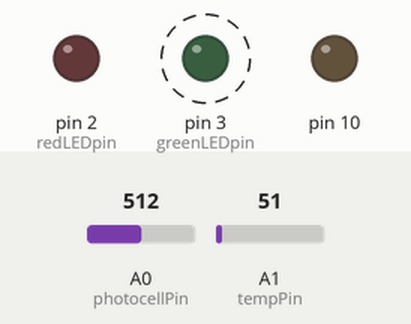
Recording of a sketch running on a simulated Arduino Uno, built with avr-gcc and run on an emulated ATmega328P. On the bench: output pins drawn as LEDs (lit = HIGH). Dashed ring = blinking. The inputs (shaded band) are chosen by the test bench; at power-on: A0 (photocellPin) = 512, A1 (tempPin) = 51. The local clock reads 2024-03-15 10:24:30 at power-on unless the sketch sets it; storage starts empty; what the sketch prints to the serial monitor is not drawn.

Above: at 1.8 s.
1.9 s: A0 (photocellPin) set to 0
Timing chart, 0 to 10.9 s (numbered marks = the images above; inputs shaded):
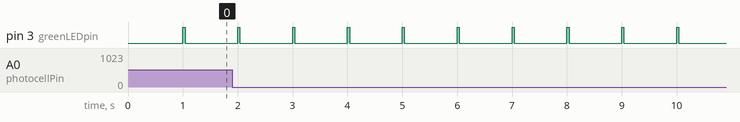

Measured:
- by itself, pin 3 (greenLEDpin): alternates HIGH for 0.04 s and LOW for 0.96 s

The sketch:

datalogging_test.ino
```cpp
/*Sketch to test the Adafruit datalogging shield
  Adapted from http://www.ladyada.net/make/logshield/lighttemp.html
  */
#include <SPI.h>
#include <SD.h>
#include <Wire.h>
#include "RTClib.h"

// A simple data logger for the Arduino analog pins

// how many milliseconds between grabbing data and logging it. 1000 ms is once a second
#define LOG_INTERVAL  1000 // mills between entries (reduce to take more/faster data)

// how many milliseconds before writing the logged data permanently to disk
// set it to the LOG_INTERVAL to write each time (safest)
// set it to 10*LOG_INTERVAL to write all data every 10 datareads, you could lose up to
// the last 10 reads if power is lost but it uses less power and is much faster!
#define SYNC_INTERVAL 1000 // mills between calls to flush() - to write data to the card
uint32_t syncTime = 0; // time of last sync()

#define ECHO_TO_SERIAL   1 // echo data to serial port
#define WAIT_TO_START    0 // Wait for serial input in setup()

// the digital pins that connect to the LEDs
#define redLEDpin 2
#define greenLEDpin 3

// The analog pins that connect to the sensors
#define photocellPin 0           // analog 0
#define tempPin 1                // analog 1
#define BANDGAPREF 14            // special indicator that we want to measure the bandgap

#define aref_voltage 3.3         // we tie 3.3V to ARef and measure it with a multimeter!
#define bandgap_voltage 1.1      // this is not super guaranteed but its not -too- off

RTC_DS1307 RTC; // define the Real Time Clock object

// for the data logging shield, we use digital pin 10 for the SD cs line
const int chipSelect = 10;

// the logging file
File logfile;

// This function will map measured voltage from the lookup table
// source: http://playground.arduino.cc/Main/MultiMap
// note: the _in array should have increasing values
float FmultiMap(float val, float * _in, float * _out, uint8_t size)
{
  // take care the value is within range
  // val = constrain(val, _in[0], _in[size-1]);
  if (val <= _in[0]) return _out[0];
  if (val >= _in[size-1]) return _out[size-1];

  // search right interval
  uint8_t pos = 1;  // _in[0] allready tested
  while(val > _in[pos]) pos++;

  // this will handle all exact "points" in the _in array
  if (val == _in[pos]) return _out[pos];

  // interpolate in the right segment for the rest
  return (val - _in[pos-1]) * (_out[pos] - _out[pos-1]) / (_in[pos] - _in[pos-1]) + _out[pos-1];
}

// Voltage-temperature table calculated in thermistor-values.xlsx
// using B-parameter approximation
// TODO: make a python / shell script to generate larger, more precise lookup table
float voltage_values[]={0,0.01,0.01,0.01,0.02,0.02,0.04,0.05,0.07,0.09,0.13,0.17,0.22,0.28,0.36,0.45,0.55,0.67,0.8,0.94,1.09,1.25,1.41,1.57,1.73,1.88,2.03,2.16,2.28,2.4,2.5,2.59,2.67,2.74,2.81,2.86,2.91};
float temp_values[]={-55,-50,-45,-40,-35,-30,-25,-20,-15,-10,-5,0,5,10,15,20,25,30,35,40,45,50,55,60,65,70,75,80,85,90,95,100,105,110,115,120,125};


void error(char *str)
{
  Serial.print("error: ");
  Serial.println(str);

  // red LED indicates error
  digitalWrite(redLEDpin, HIGH);

  while(1);
}

void setup(void)
{
  Serial.begin(9600);
  Serial.println();

  // use debugging LEDs
  pinMode(redLEDpin, OUTPUT);
  pinMode(greenLEDpin, OUTPUT);

#if WAIT_TO_START
  Serial.println("Type any character to start");
  while (!Serial.available());
#endif //WAIT_TO_START

  // initialize the SD card
  Serial.print("Initializing SD card...");
  // make sure that the default chip select pin is set to
  // output, even if you don't use it:
  pinMode(10, OUTPUT);

  // see if the card is present and can be initialized:
  if (!SD.begin(chipSelect)) {
    error("Card failed, or not present");
  }
  Serial.println("card initialized.");

  // create a new file
  char filename[] = "LOGGER00.CSV";
  for (uint8_t i = 0; i < 100; i++) {
    filename[6] = i/10 + '0';
    filename[7] = i%10 + '0';
    if (! SD.exists(filename)) {
      // only open a new file if it doesn't exist
      logfile = SD.open(filename, FILE_WRITE);
      break;  // leave the loop!
    }
  }

  if (! logfile) {
    error("couldnt create file");
  }

  Serial.print("Logging to: ");
  Serial.println(filename);

  // connect to RTC
  Wire.begin();
  if (!RTC.begin()) {
    logfile.println("RTC failed");
#if ECHO_TO_SERIAL
    Serial.println("RTC failed");
#endif  //ECHO_TO_SERIAL
  }


  logfile.println("millis,stamp,datetime,light,temp,vcc");
#if ECHO_TO_SERIAL
  Serial.println("millis,stamp,datetime,light,temp,vcc");
#endif //ECHO_TO_SERIAL

  // If you want to set the aref to something other than 5v
  analogReference(EXTERNAL);
}

void loop(void)
{
  //DateTime now;

  // delay for the amount of time we want between readings
  delay((LOG_INTERVAL -1) - (millis() % LOG_INTERVAL));

  digitalWrite(greenLEDpin, HIGH);

  // log milliseconds since starting
  uint32_t m = millis();
  logfile.print(m);           // milliseconds since start
  logfile.print(", ");
#if ECHO_TO_SERIAL
  Serial.print(m);         // milliseconds since start
  Serial.print(", ");
#endif

  // fetch the time
  DateTime now = RTC.now();

  // log time
  logfile.print(now.unixtime()); // seconds since 1/1/1970

  logfile.print(", ");
  logfile.print('"');
  logfile.print(now.year(), DEC);
  logfile.print("/");
  logfile.print(now.month(), DEC);
  logfile.print("/");
  logfile.print(now.day(), DEC);
  logfile.print(" ");
  logfile.print(now.hour(), DEC);
  logfile.print(":");
  logfile.print(now.minute(), DEC);
  logfile.print(":");
  logfile.print(now.second(), DEC);
  logfile.print('"');
#if ECHO_TO_SERIAL
  Serial.print(now.unixtime()); // seconds since 1/1/1970
  Serial.print(", ");
  Serial.print('"');
  Serial.print(now.year(), DEC);
  Serial.print("/");
  Serial.print(now.month(), DEC);
  Serial.print("/");
  Serial.print(now.day(), DEC);
  Serial.print(" ");
  Serial.print(now.hour(), DEC);
  Serial.print(":");
  Serial.print(now.minute(), DEC);
  Serial.print(":");
  Serial.print(now.second(), DEC);
  Serial.print('"');
#endif //ECHO_TO_SERIAL

  analogRead(photocellPin);
  delay(10);
  int photocellReading = analogRead(photocellPin);

  analogRead(tempPin);
  delay(10);
  int tempReading = analogRead(tempPin);

  // converting that reading to voltage, based on the reference voltage
  float voltage = tempReading * aref_voltage / 1024;

  // to convert into temperature reading, use the lookup table
  float temperatureC;
  temperatureC = FmultiMap((float)voltage, voltage_values, temp_values, 37);

  logfile.print(", ");
  logfile.print(photocellReading);
  logfile.print(", ");
  logfile.print(temperatureC);
#if ECHO_TO_SERIAL
  Serial.print(", ");
  Serial.print(photocellReading);
  Serial.print(", ");
  Serial.print(temperatureC);
#endif //ECHO_TO_SERIAL

  // Log the estimated 'VCC' voltage by measuring the internal 1.1v ref
  analogRead(BANDGAPREF);
  delay(10);
  int refReading = analogRead(BANDGAPREF);
  float supplyvoltage = (bandgap_voltage * 1024) / refReading;

  logfile.print(", ");
  logfile.print(supplyvoltage);
#if ECHO_TO_SERIAL
  Serial.print(", ");
  Serial.print(supplyvoltage);
#endif // ECHO_TO_SERIAL

  logfile.println();
#if ECHO_TO_SERIAL
  Serial.println();
#endif // ECHO_TO_SERIAL

  digitalWrite(greenLEDpin, LOW);

  // Now we write data to disk! Don't sync too often - requires 2048 bytes of I/O to SD card
  // which uses a bunch of power and takes time
  if ((millis() - syncTime) < SYNC_INTERVAL) return;
  syncTime = millis();

  // blink LED to show we are syncing data to the card & updating FAT!
  digitalWrite(redLEDpin, HIGH);
  logfile.flush();
  digitalWrite(redLEDpin, LOW);

}
```
